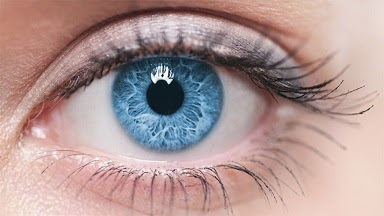
#> input picture eyeRobot/images/sample - コピー.jpg, 384 x 216 px, given in place of the camera
$ python framediff_nomove.py
#> lines starting #> are read from the running program, lines starting #| are printed output that depends on the picture; after the words box and inside, x2 and y2 are one past the last pixel; in counts of white or black regions, pixels touching at a corner belong together
import cv2

cap = cv2.VideoCapture(0)
cap.set(cv2.CAP_PROP_FOURCC, cv2.VideoWriter_fourcc('M', 'J', 'P', 'G'))
cap.set(cv2.CAP_PROP_FPS, 30)
cap.set(cv2.CAP_PROP_FRAME_WIDTH, 640)
cap.set(cv2.CAP_PROP_FRAME_HEIGHT, 360)

xmin, xmax = 240, 600
ymin, ymax = 0, 200

while True:
    ret, frame = cap.read()
#> frame is the input picture: shape (216, 384, 3); mean B, G, R 149.5, 151.7, 176.7
    if not ret:
        break

    gaussian = cv2.GaussianBlur(frame[ymin:ymax, xmin:xmax], (5, 5), 1)
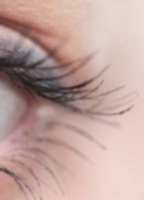
#> gaussian: shape (200, 144, 3); mean B, G, R 155, 162.7, 191.7
    gray = cv2.cvtColor(gaussian, cv2.COLOR_BGR2GRAY)
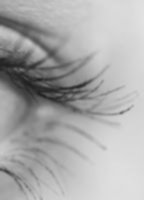
#> gray: shape (200, 144); min 31, max 225, mean 170.5
    bin = cv2.threshold(gray, 70, 255, cv2.THRESH_BINARY)[1]
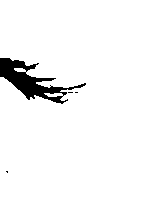
#> bin: shape (200, 144); 95.4% white; 4 black regions (3 under 20 px), largest, box (x1, y1, x2, y2) and area: (0, 58, 86, 104) 1319

    cv2.imshow('Frame', frame)
    cv2.imshow('Binarization', bin)

    if cv2.waitKey(1) & 0xFF == ord('q'):
#> (key q is pressed here)
        break

cap.release()
cv2.destroyAllWindows()
